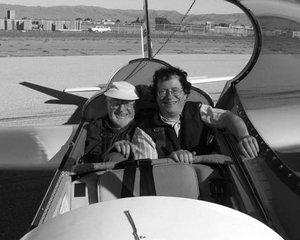
//> input picture OpencvTutorial/Imgprocessing/TemplateMatching/Template_Matching_Original_Image.jpg, 300 x 240 px
$ ./distance_transform ../TemplateMatching/Template_Matching_Original_Image.jpg   (built with g++ and OpenCV 4)
//> lines starting //> are read from the running program, lines starting //| are printed output that depends on the picture; after the words box and inside, x2 and y2 are one past the last pixel; in counts of white or black regions, pixels touching at a corner belong together

#include <opencv2/opencv.hpp>
#include <iostream>
using namespace std;
using namespace cv;

int main(int, char** argv)
{
    // Load the image
    Mat src = imread(argv[1]);
//> src is the input picture: 240 rows x 300 cols, CV_8UC3; min 0, max 255, mean 118.1

    // Check if everything was fine
    if (!src.data)
        return -1;

    // Show source image
    imshow("Source Image", src);

    // Change the background from white to black, since that will help later to extract
    // better results during the use of Distance Transform
    for( int x = 0; x < src.rows; x++ ) {
      for( int y = 0; y < src.cols; y++ ) {
          if ( src.at<Vec3b>(x, y) == Vec3b(255,255,255) ) {
            src.at<Vec3b>(x, y)[0] = 0;
            src.at<Vec3b>(x, y)[1] = 0;
            src.at<Vec3b>(x, y)[2] = 0;
          }
        }
    }
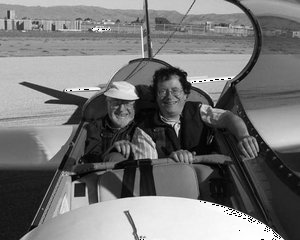
//> src: 240 rows x 300 cols, CV_8UC3; 0.18% of pixels changed, all inside (x1, y1, x2, y2) = (66, 28, 281, 240)

    // Show output image
    imshow("Black Background Image", src);
    // Create a kernel that we will use for accuting/sharpening our image
    Mat kernel = (Mat_<float>(3,3) <<
            1,  1, 1,
            1, -8, 1,
            1,  1, 1); // an approximation of second derivative, a quite strong kernel


    // do the laplacian filtering as it is
    // well, we need to convert everything in something more deeper then CV_8U
    // because the kernel has some negative values,
    // and we can expect in general to have a Laplacian image with negative values
    // BUT a 8bits unsigned int (the one we are working with) can contain values from 0 to 255
    // so the possible negative number will be truncated
    Mat imgLaplacian;
    Mat sharp = src; // copy source image to another temporary one
    filter2D(sharp, imgLaplacian, CV_32F, kernel);
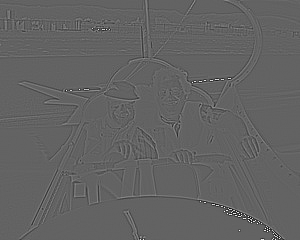
//> imgLaplacian: 240 rows x 300 cols, CV_32FC3; min -1286, max 2021, mean 0.1; drawn with min black and max white
    src.convertTo(sharp, CV_32F);
    Mat imgResult = sharp - imgLaplacian;

    // convert back to 8bits gray scale
    imgResult.convertTo(imgResult, CV_8UC3);
//> imgResult: 240 rows x 300 cols, CV_8UC3
    imgLaplacian.convertTo(imgLaplacian, CV_8UC3);
//> imgLaplacian: 240 rows x 300 cols, CV_8UC3

    // imshow( "Laplace Filtered Image", imgLaplacian );
    imshow( "New Sharped Image", imgResult );
    src = imgResult; // copy back

	// Create binary image from source image
    Mat bw;
    cvtColor(src, bw, CV_BGR2GRAY);
    threshold(bw, bw, 40, 255, CV_THRESH_BINARY | CV_THRESH_OTSU);
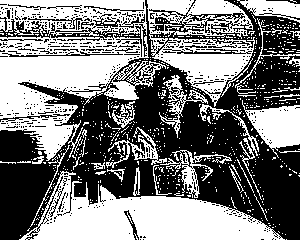
//> bw: 240 rows x 300 cols, CV_8UC1; 49.6% white; 700 white regions (663 under 20 px), largest, box (x1, y1, x2, y2) and area: (0, 0, 166, 161) 13336, (19, 171, 285, 240) 8948, (147, 0, 255, 107) 5481
    imshow("Binary Image", bw);

    // Perform the distance transform algorithm
    Mat dist;
    distanceTransform(bw, dist, CV_DIST_L2, 3);

    // Normalize the distance image for range = {0.0, 1.0}
    // so we can visualize and threshold it
    normalize(dist, dist, 0, 1., NORM_MINMAX);
    imshow("Distance Transform Image", dist);

    // Threshold to obtain the peaks
    // This will be the markers for the foreground objects
    threshold(dist, dist, .4, 1., CV_THRESH_BINARY);
//> dist: 240 rows x 300 cols, CV_32FC1; values 0 (black) and 1 (white), 3.5% white; 6 white regions (2 under 20 px), largest, box (x1, y1, x2, y2) and area: (148, 212, 227, 240) 1599, (52, 219, 115, 240) 765, (278, 124, 300, 131) 75, (0, 73, 6, 90) 58

    // Dilate a bit the dist image
    Mat kernel1 = Mat::ones(3, 3, CV_8UC1);
    dilate(dist, dist, kernel1);
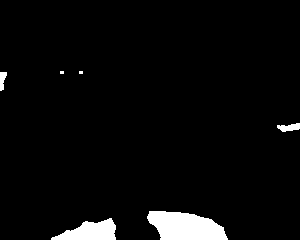
//> dist: 240 rows x 300 cols, CV_32FC1; values 0 (black) and 1 (white), 4% white; 6 white regions (2 under 20 px), largest, box (x1, y1, x2, y2) and area: (147, 211, 228, 240) 1751, (51, 218, 116, 240) 882, (277, 123, 300, 132) 135, (0, 72, 7, 91) 91
    imshow("Peaks", dist);

    // Create the CV_8U version of the distance image
    // It is needed for findContours()
    Mat dist_8u;
    dist.convertTo(dist_8u, CV_8U);
//> dist_8u: 240 rows x 300 cols, CV_8UC1; values 0 (black) and 1 (white), 4% white; 6 white regions (2 under 20 px)

    // Find total markers
    vector<vector<Point> > contours;
    findContours(dist_8u, contours, CV_RETR_EXTERNAL, CV_CHAIN_APPROX_SIMPLE);
//> contours = 6 contours, 2 with area under 20; largest, box (x1, y1, x2, y2) and area: (147, 211, 228, 240) 1658, (51, 218, 116, 240) 808, (277, 123, 300, 132) 108, (0, 72, 7, 91) 68

    // Create the marker image for the watershed algorithm
    Mat markers = Mat::zeros(dist.size(), CV_32SC1);

    // Draw the foreground markers
    for (size_t i = 0; i < contours.size(); i++)
        drawContours(markers, contours, static_cast<int>(i), Scalar::all(static_cast<int>(i)+1), -1);
//> this loop made 6 passes
//> markers: 240 rows x 300 cols, CV_32SC1; 7 distinct labels, from 0 to 6

     // Draw the background marker
    circle(markers, Point(5,5), 3, CV_RGB(255,255,255), -1);
//> markers: 240 rows x 300 cols, CV_32SC1; 8 distinct labels, from 0 to 255
    imshow("Markers", markers*10000);

    // Perform the watershed algorithm
    watershed(src, markers);
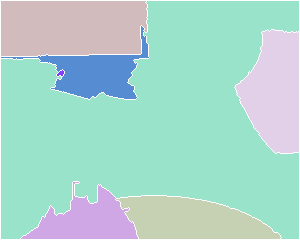
//> markers: 240 rows x 300 cols, CV_32SC1; 8 distinct labels, from -1 to 255; one colour per label, 0 black, -1 white

	Mat mark = Mat::zeros(markers.size(), CV_8UC1);
    markers.convertTo(mark, CV_8UC1);
    bitwise_not(mark, mark);
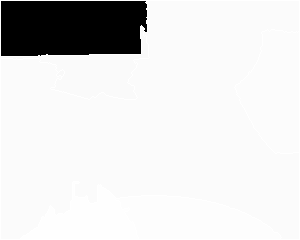
//> mark: 240 rows x 300 cols, CV_8UC1; min 0, max 255, mean 224.6
	// imshow("Markers_v2", mark); // uncomment this if you want to see how the mark
    								// image looks like at that point
    // Generate random colors
    vector<Vec3b> colors;
    for (size_t i = 0; i < contours.size(); i++)
    {
        int b = theRNG().uniform(0, 255);
        int g = theRNG().uniform(0, 255);
        int r = theRNG().uniform(0, 255);
        colors.push_back(Vec3b((uchar)b, (uchar)g, (uchar)r));
    }

	// Create the result image
    Mat dst = Mat::zeros(markers.size(), CV_8UC3);
    // Fill labeled objects with random colors
    for (int i = 0; i < markers.rows; i++)
    {
        for (int j = 0; j < markers.cols; j++)
        {
            int index = markers.at<int>(i,j);
            if (index > 0 && index <= static_cast<int>(contours.size()))
                dst.at<Vec3b>(i,j) = colors[index-1];
            else
                dst.at<Vec3b>(i,j) = Vec3b(0,0,0);
        }
    }
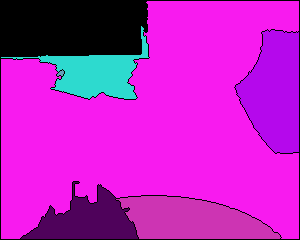
//> dst: 240 rows x 300 cols, CV_8UC3; mean B, G, R 193.5, 30.7, 188.6
    // Visualize the final image
    imshow("Final Result", dst);
    waitKey(0);
    return 0;
}
